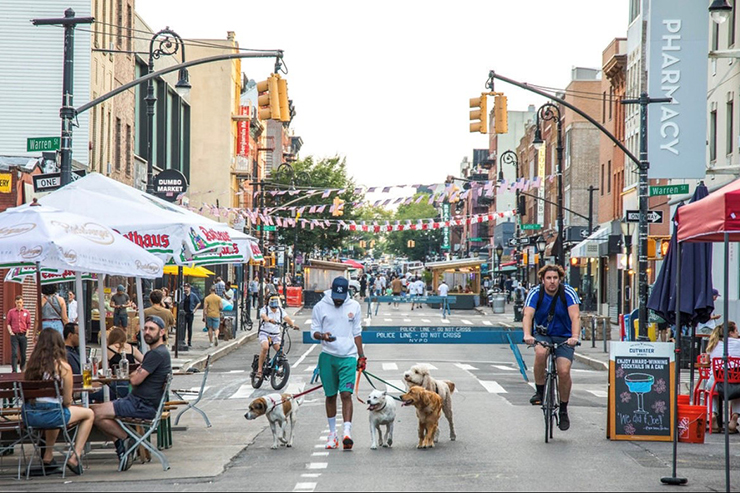
#> input picture YOLOv4/test.jpg, 740 x 493 px, given in place of slow.flv, which was not available
$ jupyter execute '24. Motion Tracking with Mean Shift and CAMSHIFT.ipynb'   (shell and % lines are left out)   (text cells are left out)
#> lines starting #> are read from the running program, lines starting #| are printed output that depends on the picture; after the words box and inside, x2 and y2 are one past the last pixel; in counts of white or black regions, pixels touching at a corner belong together; pictures that were not available may be replaced by others from this repository, and a replacement may not be noted
[cell 1]
import cv2
import numpy as np
from matplotlib import pyplot as plt
from IPython.display import HTML
from base64 import b64encode

def imshow(title = "Image", image = None, size = 10):
    h, w = image.shape[:2]
    aspect_ratio = w/h
    plt.figure(figsize=(size * aspect_ratio,size))
    plt.imshow(cv2.cvtColor(image, cv2.COLOR_BGR2RGB))
    plt.axis('off')
    plt.title(title)
    plt.show()

[cell 2]
cap = cv2.VideoCapture('slow.flv')

ret,frame = cap.read()
#> frame is the input picture: shape (493, 740, 3); mean B, G, R 157.2, 159.4, 161.5

width = int(cap.get(3))
height = int(cap.get(4))

out = cv2.VideoWriter('car_tracking_mean_shift.avi', cv2.VideoWriter_fourcc('M','J','P','G'), 30, (width, height))

# setup initial location of window
r,h,c,w = 250,90,400,125  # simply hardcoded the values
track_window = (c,r,w,h)

# set up the ROI for tracking
roi = frame[r:r+h, c:c+w]
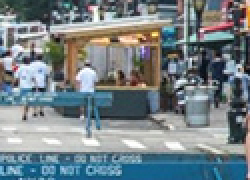
#> roi: shape (90, 125, 3) (shown 2 times larger); mean B, G, R 133.7, 129, 117.4
hsv_roi =  cv2.cvtColor(frame, cv2.COLOR_BGR2HSV)
#> hsv_roi: shape (493, 740, 3); mean H, S, V 60.4, 43.1, 171
mask = cv2.inRange(hsv_roi, np.array((0., 60., 32.)), np.array((180., 255., 255.)))
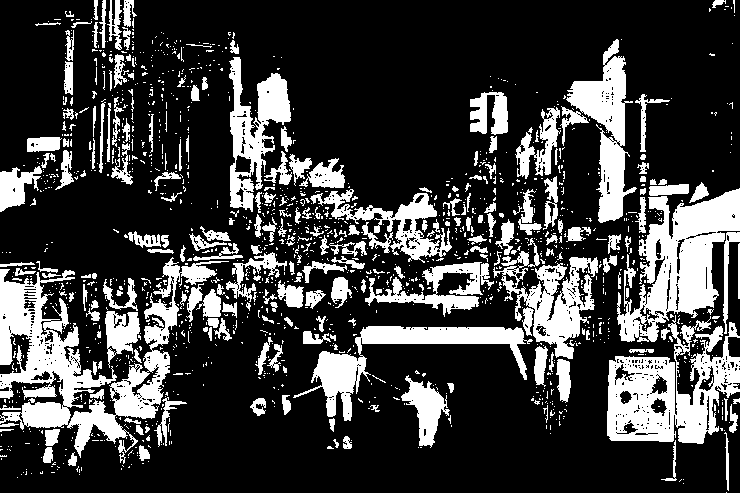
#> mask: shape (493, 740); 24.6% white; 1449 white regions (1214 under 20 px), largest, box (x1, y1, x2, y2) and area: (0, 257, 229, 464) 13511, (617, 188, 740, 342) 8912, (607, 315, 740, 444) 8725
roi_hist = cv2.calcHist([hsv_roi], [0], mask, [180], [0,180])
#> roi_hist = 180 values, max 4011 at index 13, min 9 at index 151, mean 499.3
cv2.normalize(roi_hist, roi_hist, 0, 255, cv2.NORM_MINMAX)

# Setup the termination criteria, either 10 iteration or move by at least 1 pt
term_crit = (cv2.TERM_CRITERIA_EPS | cv2.TERM_CRITERIA_COUNT, 10, 1)

while True:
    ret, frame = cap.read()

    if ret == True:
        hsv = cv2.cvtColor(frame, cv2.COLOR_BGR2HSV)
        dst = cv2.calcBackProject([hsv],[0],roi_hist,[0,180],1)
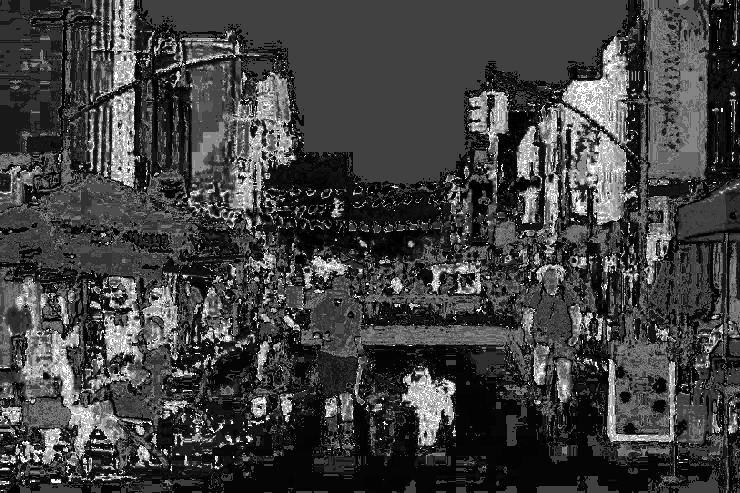
#> dst: shape (493, 740); min 0, max 255, mean 64.9

        # apply meanshift to get the new location
        ret, track_window = cv2.meanShift(dst, track_window, term_crit)
#> ret = 10; track_window = (389, 250, 125, 90)

        x,y,w,h = track_window
#> x = 389; y = 250; w = 125; h = 90
        img2 = cv2.rectangle(frame, (x,y), (x+w,y+h), (255,255,255),2)
        out.write(img2)

    else:
        break

cap.release()
out.release()
